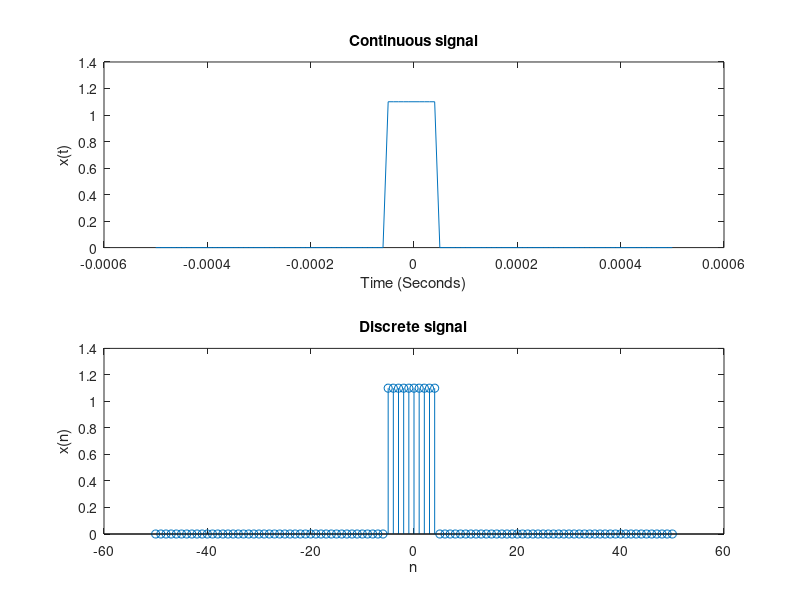
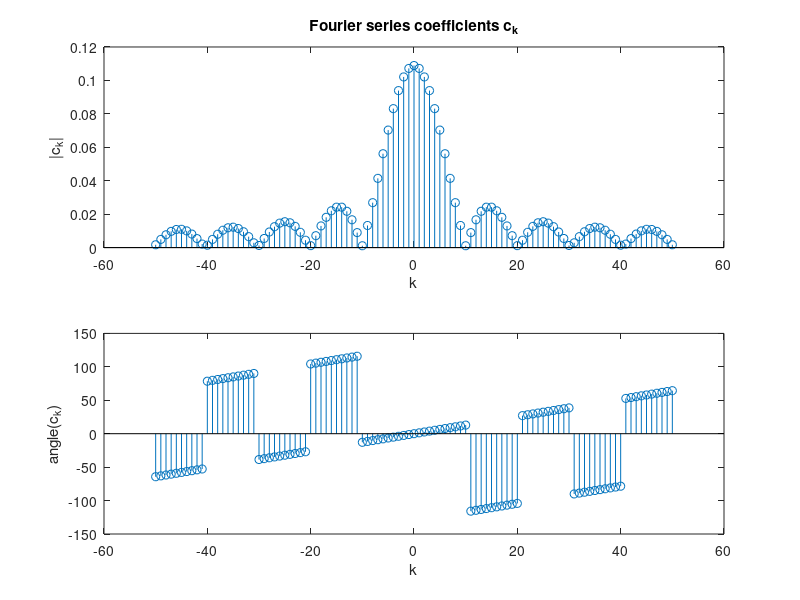
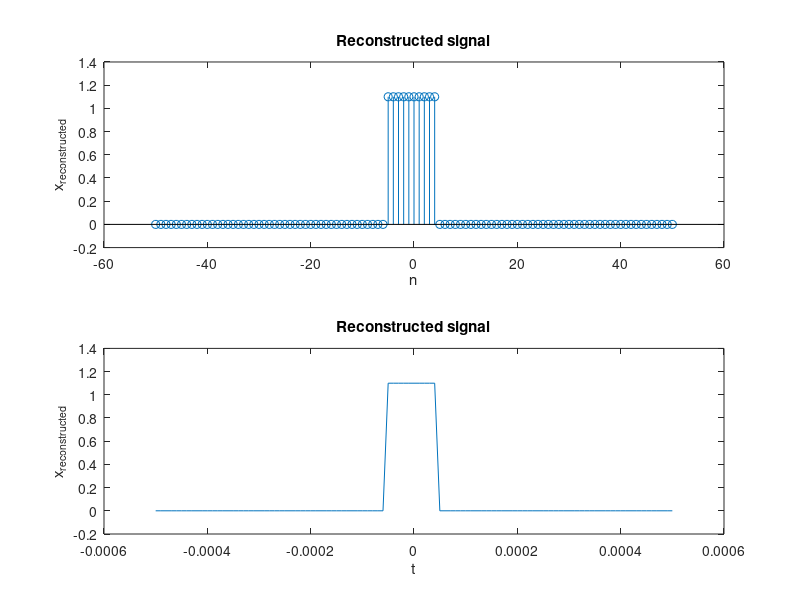

The MATLAB script that drew these images, in order:
% CALCULATION OF FOURIER SERIES COEFFICIENTS
clear all;
echo on;

% Sampling Frequency and Time Interval
Fs = 100e3;               % Sampling frequency (100 kHz)
dt = 1 / Fs;              % Time interval

% Generating the Rectangular Pulse Train
T = 1e-3;                 % Period of the pulse train (1 ms)
D = 0.1;                  % Duty cycle (10%)
PW = D * T;               % Pulse width
f = 1 / T;                % Analog frequency
t = -T / 2 : dt : T / 2;  % Time interval for a period
n = t / dt;               % Index for data points in a period
L = PW / dt;              % Data points in the high time

% Initialize a single rectangular pulse
x = zeros(1, length(t));  % Initialize signal as zero
x(find(abs(n) <= L / 2)) = 1.1;  % Generate a rectangular pulse

% Plot the continuous and discrete signals
figure(1);
subplot(2, 1, 1);
plot(t, x);
xlabel('Time (Seconds)');
ylabel('x(t)');
title('Continuous signal');

subplot(2, 1, 2);
stem(n, x);
xlabel('n');
ylabel('x(n)');
title('Discrete signal');

% Total number of data points in a period
N = length(x);
Nc = N;  % Total number of coefficients

% Determine the k values based on whether N is even or odd
if mod(Nc, 2) == 0
    k = -(Nc / 2) : (Nc / 2) - 1;
else
    k = -(Nc - 1) / 2 : (Nc - 1) / 2;
end

% Initialize Fourier coefficients
c = zeros(1, length(k));

% Calculate the Fourier series coefficients
for i1 = 1 : length(k)
    for i2 = 1 : length(x)
        c(i1) = c(i1) + 1 / N * x(i2) * exp(-i * 2 * pi * k(i1) * n(i2) / N);
    end
end

% Plot the magnitude and phase of the Fourier series coefficients
figure(2);
subplot(2, 1, 1);
stem(k, abs(c));
xlabel('k');
ylabel('|c_k|');
title('Fourier series coefficients c_k');

subplot(2, 1, 2);
stem(k, angle(c) * 130 / pi);
xlabel('k');
ylabel('angle(c_k)');

% START OF RECONSTRUCTION OF SIGNAL

t_remax = T / 2;
t_re = -t_remax : dt : t_remax;  % Time interval for reconstruction
n_re = t_re / dt;                % Index for reconstruction
x_re = zeros(1, length(n_re));   % Initialize reconstructed signal

% Reconstruct the signal from Fourier coefficients
for i1 = 1 : length(k)
    for i2 = 1 : length(x_re)
        x_re(i2) = x_re(i2) + c(i1) * exp(i * 2 * pi * k(i1) * n_re(i2) / N);
    end
end

% END OF RECONSTRUCTION OF SIGNAL

% Plot the reconstructed signal
figure(3);
subplot(2, 1, 1);
stem(n_re, x_re);
xlabel('n');
ylabel('x_{reconstructed}');
title('Reconstructed signal');

subplot(2, 1, 2);
plot(t_re, x_re);
xlabel('t');
ylabel('x_{reconstructed}');
title('Reconstructed signal');
